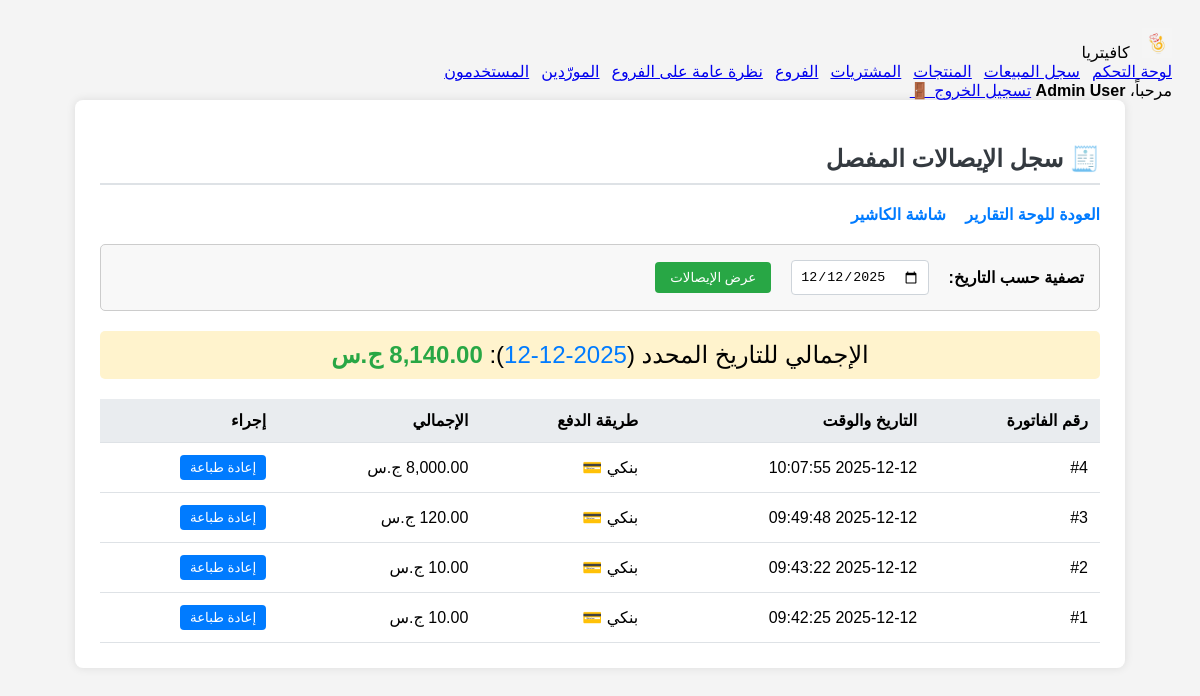
The page /sales_log.php (signed in) on the database its author committed.
### tables this page shows
CREATE TABLE `sales` (
  `sale_id` int(10) UNSIGNED NOT NULL,
  `total_amount` decimal(12,2) NOT NULL DEFAULT 0.00,
  `total_cost` decimal(12,2) NOT NULL DEFAULT 0.00,
  `status` enum('completed','cancelled','canceled') NOT NULL DEFAULT 'completed',
  `payment_method` varchar(100) DEFAULT 'نقدي',
  `sale_date` datetime NOT NULL DEFAULT current_timestamp(),
  `user_id` int(10) UNSIGNED NOT NULL,
  `branch_id` int(10) UNSIGNED DEFAULT NULL,
  `cancellation_date` datetime DEFAULT NULL,
  `canceled_by_user_id` int(10) UNSIGNED DEFAULT NULL,
  `cancellation_reason` text DEFAULT NULL
);

### sales_log.php (the view, shortened to what this page needs)
<?php
require_once 'auth_check.php';
$filter_date = isset($_GET['date']) ? $_GET['date'] : date('Y-m-d');
$where_clause = "DATE(sale_date) = '{$filter_date}'";
$sql_sales_log = "SELECT sale_id, total_amount, payment_method, sale_date
                  FROM sales
                  WHERE {$where_clause}
                  ORDER BY sale_id DESC";
$result_sales_log = $conn->query($sql_sales_log);
$sales_records = [];
if ($result_sales_log) {
    while($row = $result_sales_log->fetch_assoc()) {
        $sales_records[] = $row;
    }
}
$sql_total_for_date = "SELECT SUM(total_amount) AS date_total FROM sales WHERE {$where_clause}";
$result_total_for_date = $conn->query($sql_total_for_date);
$date_total = ($result_total_for_date && $row = $result_total_for_date->fetch_assoc()) ? $row['date_total'] : 0;
?>
<!DOCTYPE html>
<html lang="ar" dir="rtl">
<head>
</head>
<body>
<?php require_once 'includes/admin_header.php'; ?>
    <div class="container">
        <h2>🧾 سجل الإيصالات المفصل</h2>
        <div class="nav-links">
            <a href="dashboard.php">العودة للوحة التقارير</a>
            <a href="pos_screen.php">شاشة الكاشير</a>
        </div>
        <form method="GET" action="sales_log.php" class="filter-panel">
            <label for="date-filter">تصفية حسب التاريخ:</label>
            <input type="date" id="date-filter" name="date" value="<?php echo $filter_date; ?>">
            <button type="submit">عرض الإيصالات</button>
        </form>
        <div class="total-summary">
            الإجمالي للتاريخ المحدد (<span style="color: #007bff;"><?php echo $filter_date; ?></span>):
            <span style="color: #28a745; font-weight: bold;"><?php echo number_format($date_total, 2); ?> ج.س</span>
        </div>
        <table class="sales-table">
            <thead>
                <tr>
                    <th>رقم الفاتورة</th>
                    <th>التاريخ والوقت</th>
                    <th>طريقة الدفع</th>
                    <th>الإجمالي</th>
                    <th>إجراء</th>
                </tr>
            </thead>
            <tbody>
                <?php if (!empty($sales_records)): ?>
                    <?php foreach ($sales_records as $sale): ?>
                        <tr>
                            <td>#<?php echo $sale['sale_id']; ?></td>
                            <td><?php echo date('Y-m-d H:i:s', strtotime($sale['sale_date'])); ?></td>
                            <td><?php echo ($sale['payment_method'] === 'cash') ? 'كاش 💵' : 'بنكي 💳'; ?></td>
                            <td><?php echo number_format($sale['total_amount'], 2); ?> ج.س</td>
                            <td>
                                <button onclick="reprintReceipt(<?php echo $sale['sale_id']; ?>)"
                                        style="background-color: #007bff; color: white; border: none; padding: 5px 10px; cursor: pointer; border-radius: 4px;">
                                    إعادة طباعة
                                </button>
                            </td>
                        </tr>
                    <?php endforeach; ?>
                <?php else: ?>
                    <tr><td colspan="5" style="text-align: center; padding: 15px; color: #dc3545;">لا توجد إيصالات مسجلة في تاريخ **<?php echo $filter_date; ?>**.</td></tr>
                <?php endif; ?>
            </tbody>
        </table>
    </div>
</body>
</html>

### sales_log.php (style rules this page uses)
body { font-family: Tahoma, sans-serif; padding: 20px; background-color: #f4f4f4; }
.container { max-width: 1000px; margin: 0 auto; background-color: #fff; padding: 25px; border-radius: 8px; box-shadow: 0 0 10px rgba(0,0,0,0.1); }
h2 { color: #343a40; border-bottom: 2px solid #dee2e6; padding-bottom: 10px; margin-bottom: 20px; }
.nav-links { margin-bottom: 20px; }
.nav-links a { text-decoration: none; color: #007bff; margin-left: 15px; font-weight: bold; }
.filter-panel { display: flex; align-items: center; gap: 20px; margin-bottom: 20px; padding: 15px; border: 1px solid #ccc; border-radius: 5px; background-color: #f8f8f8; }
.filter-panel label { font-weight: bold; }
.filter-panel input[type="date"] { padding: 8px; border: 1px solid #ced4da; border-radius: 4px; }
.filter-panel button { padding: 8px 15px; background-color: #28a745; color: white; border: none; border-radius: 4px; cursor: pointer; }
.sales-table { width: 100%; border-collapse: collapse; margin-top: 20px; }
.sales-table th, .sales-table td { padding: 12px; text-align: right; border-bottom: 1px solid #dee2e6; }
.sales-table th { background-color: #e9ecef; }
.total-summary { text-align: center; font-size: 1.5em; margin-top: 20px; padding: 10px; background-color: #fff3cd; border-radius: 5px; }

### rows shown on the page
sales: sale_id "4", sale_date "2025-12-12 10:07:55", payment_method "بنكي 💳", total_amount "8,000.00"
sales: sale_id "3", sale_date "2025-12-12 09:49:48", payment_method "بنكي 💳", total_amount "120.00"
sales: sale_id "2", sale_date "2025-12-12 09:43:22", payment_method "بنكي 💳", total_amount "10.00"
sales: sale_id "1", sale_date "2025-12-12 09:42:25", payment_method "بنكي 💳", total_amount "10.00"

### other values the page prints
RESTAURANT_NAME "كافيتريا"
$_SESSION['full_name'] "Admin User"
$filter_date "2025-12-12"
$date_total "8,140.00"
